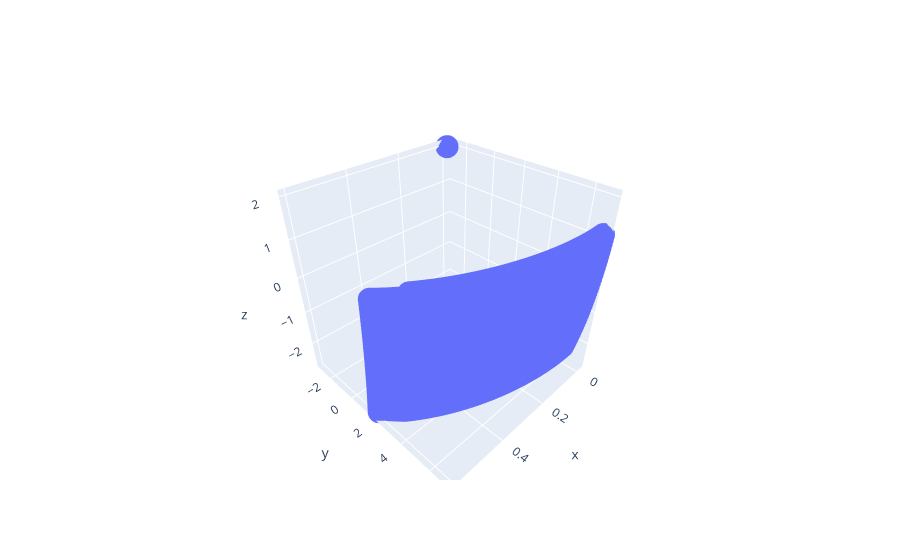

The notebook cell this image was saved under:
### Code cell
fig = go.Figure()
#fig.update_xaxes(range=[140, 190])
#fig.update_traces(mode='markers')
fig.add_trace(go.Scatter3d(
    x=points[:,0],
    y=points[:,1],
    z=points[:,2],
    mode='markers',
))

fig.show()

### Figure 1 — Plotly figure (JSON) as saved in the notebook; plotly's stock layout.template omitted (floating-point values rounded to 4 significant figures; data arrays with more than 128 entries replaced by an {"elided": "..."} marker saying what was removed)
{"data": [{"mode": "markers", "type": "scatter3d", "x": {"elided": "7170 float values"}, "y": {"elided": "7170 float values"}, "z": {"elided": "7170 float values"}}], "layout": {}}
